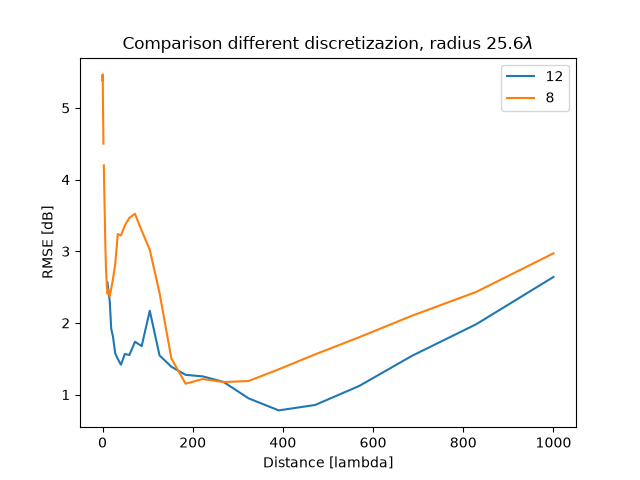

Reproduce this figure in Python.
import pandas as pd
import matplotlib.pyplot as plt

df0 = pd.read_csv("./12/LONG_LONG_RESULTS_12_25.6.csv")
df1 = pd.read_csv("./8/LONG_LONG_RESULTS_8_25.6.csv")

df = pd.DataFrame()
df["12"] = df0["RMSE"]
df["8"] = df1["RMSE"]
df.index = df0["distance_in_lamda"]

plt.plot(df)
plt.title(r"Comparison different discretizazion, radius 25.6$\lambda$")
plt.xlabel("Distance [lambda]")
plt.ylabel("RMSE [dB]")
plt.legend(df.columns)
plt.savefig("plot.png")
plt.show()
